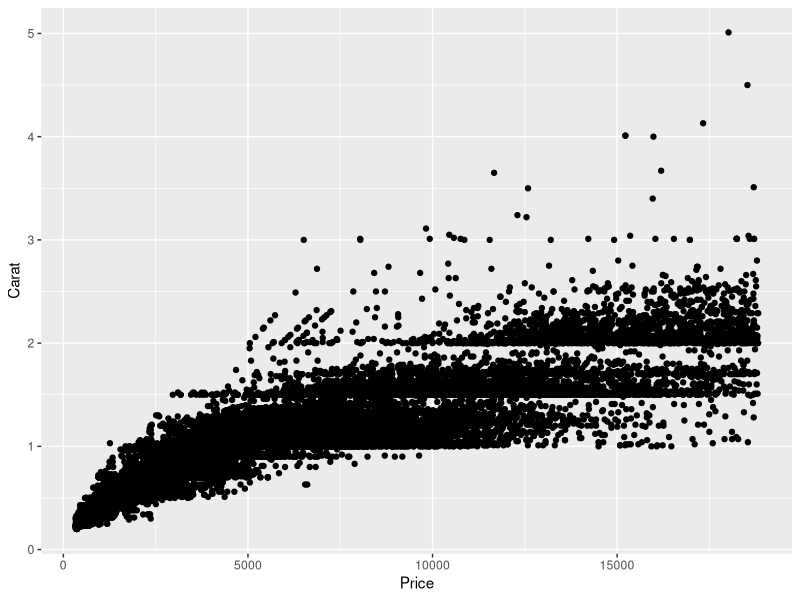
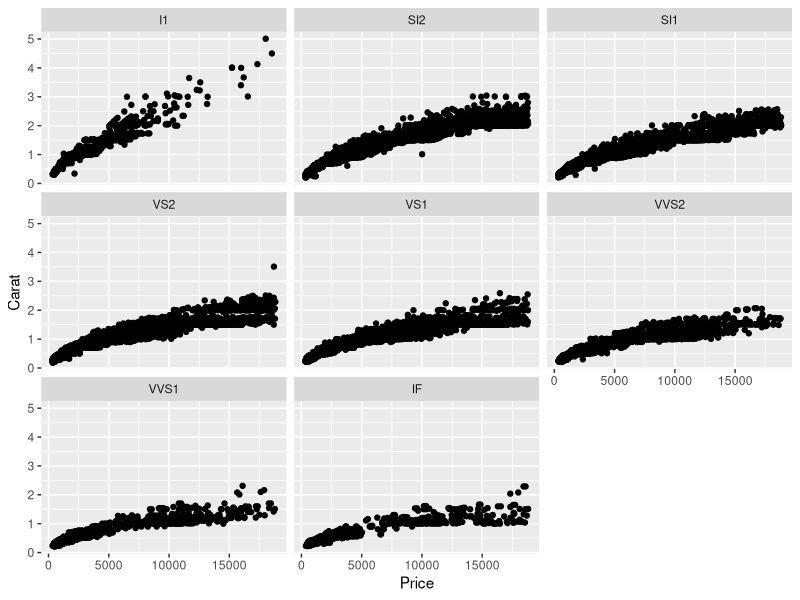
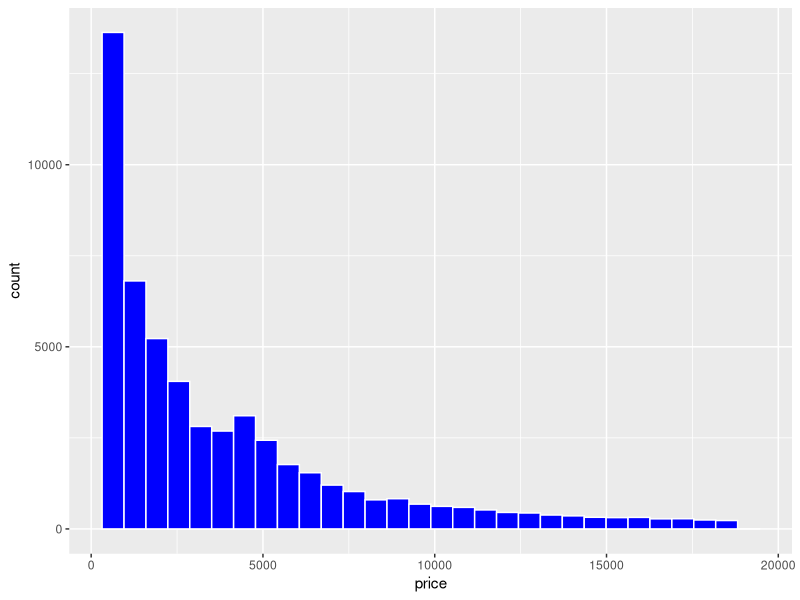
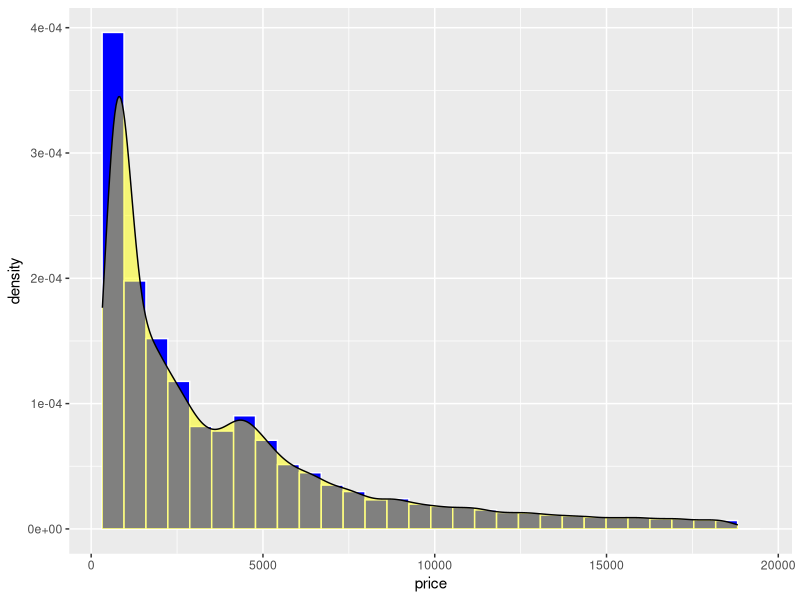
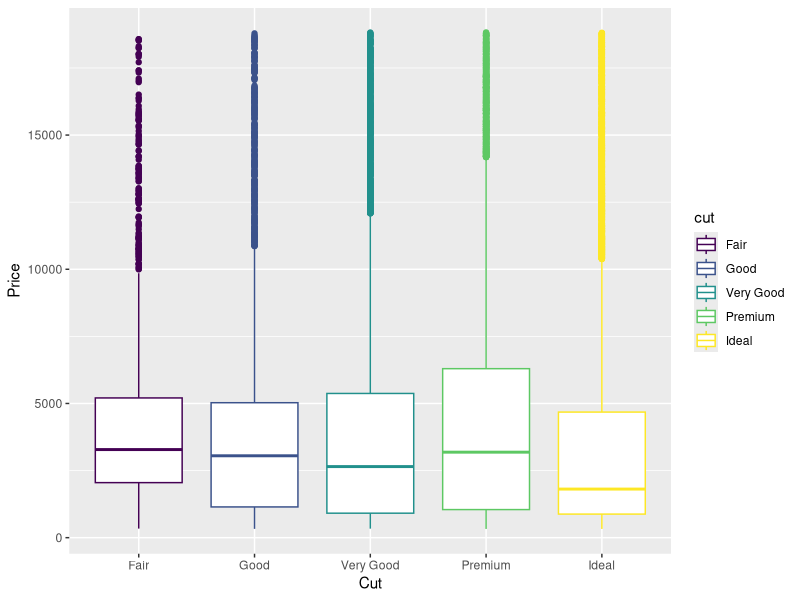
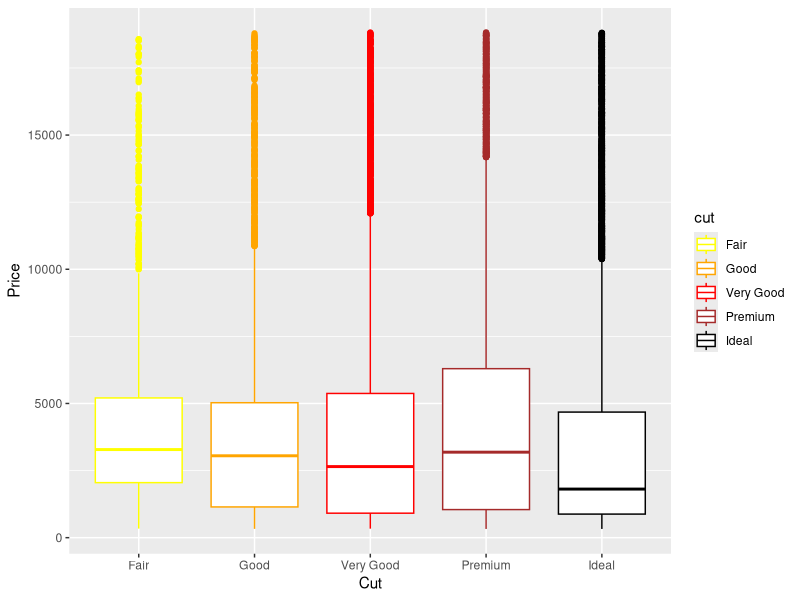
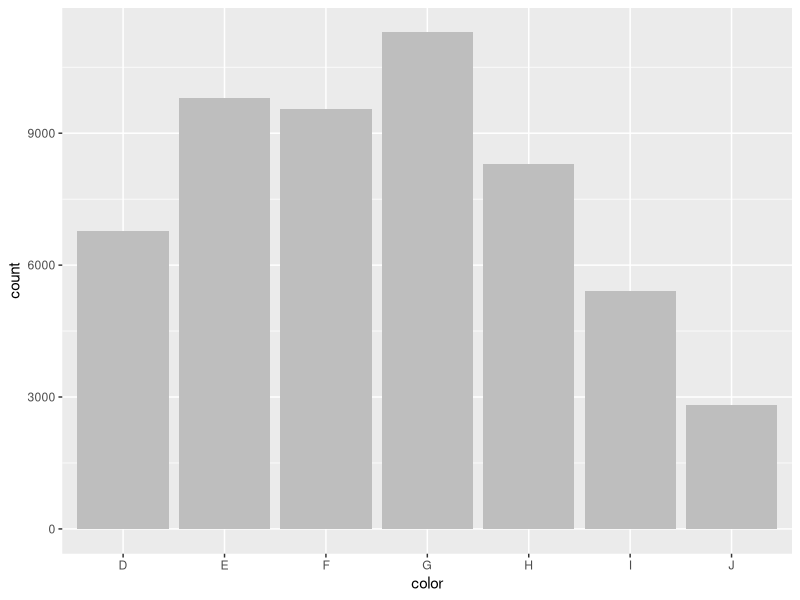

These charts were generated, in order, by the following R code:
## ---- chunk 1
library(magrittr)
library(ggplot2)
## ---- chunk 2
diamonds %>%
    ggplot() +
    geom_point(aes(price, carat)) +
    xlab("Price") +
    ylab("Carat")
## ---- chunk 3
diamonds %>%
    ggplot(aes(price, carat)) +
    geom_point() +
    xlab("Price") +
    ylab("Carat") +
    facet_wrap(~clarity)
## ---- chunk 4
diamonds %>%
    ggplot(aes(x=price)) +
    geom_histogram(colour = "white", fill = "blue")

## ---- chunk 5
diamonds %>%
    ggplot(aes(x=price)) +
    geom_histogram(aes(y=..density..),colour = "white", fill = "blue") +
    geom_density(alpha=.5, fill="yellow")
## ---- chunk 6
diamonds %>%
    ggplot(aes(x=price)) +
    geom_boxplot(aes(x=cut, color=cut, y=price)) +
    xlab("Cut") +
    ylab("Price")
## ---- chunk 7
diamonds %>%
    ggplot(aes(x=cut, y=price, color=cut)) +
    geom_boxplot() +
    scale_color_manual(values = c("yellow","orange","red","brown","black")) +
    xlab("Cut") +
    ylab("Price")
## ---- chunk 8
diamonds %>%
    ggplot(aes(x=color)) +
    geom_bar(fill="gray")
